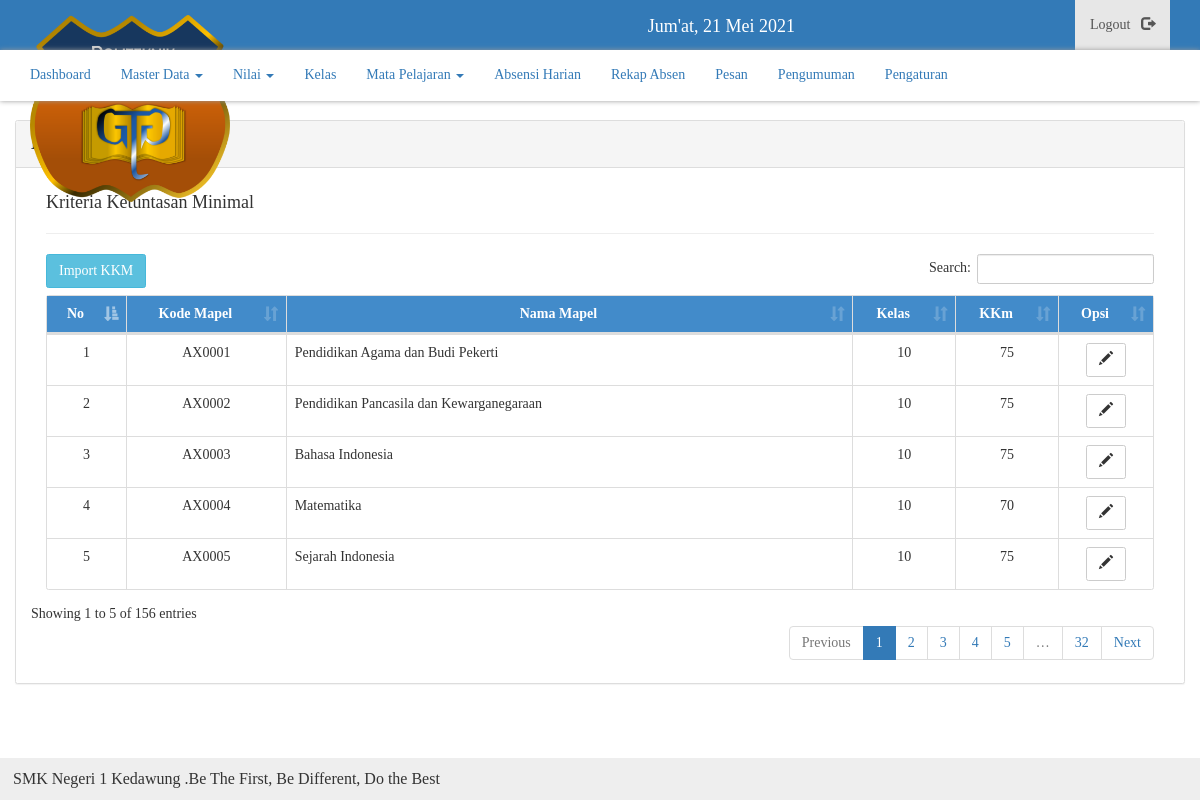
The app's page /admin/data-kkm (signed in) with its own data.
### tables this page shows
CREATE TABLE `tbl_kkm` (
  `id` int(11) NOT NULL,
  `kode_mapel` varchar(10) NOT NULL,
  `kkm` int(11) NOT NULL
);

CREATE TABLE `tbl_mapel` (
  `id` int(11) NOT NULL,
  `kode_mapel` varchar(20) NOT NULL,
  `nama_mapel` varchar(100) NOT NULL,
  `kelas` int(5) NOT NULL,
  `paket` varchar(255) NOT NULL,
  `kelompok` varchar(20) NOT NULL,
  `ds` int(11) NOT NULL
);

CREATE TABLE `tbl_info` (
  `id` int(11) NOT NULL,
  `isi` text NOT NULL
);

### function/main.php (called while the page is built, shortened)
<?php
function base($folder)
{
	$url = "http://localhost:9000/siakad/".$folder;
	return $url;
}
function get($sql)
{
	global $link;
	if ($x = mysqli_query($link, $sql) or die(mysqli_error($link))) {
		return $x;
	}
}
function select($column, $table, $params=NULL)
{
	if ($params != NULL) {
		$sql = "SELECT $column FROM $table WHERE $params ";
	} else {
		$sql = "SELECT $column FROM $table ";
	}
	return get($sql);
}
function gabung($table1, $table2, $condition, $params=NULL)
{
	if ($params != NULL) {
		$sql = "SELECT * FROM $table1 JOIN $table2 ON $condition WHERE $params ";
	} else {
		$sql = "SELECT * FROM $table1 JOIN $table2 ON $condition ";
	}
	return get($sql);
}
?>

### admin/inc/kkm.php (the view, shortened to what this page needs)
<?php
$sqlkkm = gabung("tbl_mapel", "tbl_kkm", "tbl_mapel.kode_mapel = tbl_kkm.kode_mapel");
$no = 1;
?>
<div class="col-md-12">
	<h4>Kriteria Ketuntasan Minimal</h4>
	<hr>
	<table class="table table-bordered table-responsive" id="list-data">
		<thead>
			<tr>
				<th class="ctr">No</th>
				<th class="ctr">Kode Mapel</th>
				<th class="ctr">Nama Mapel</th>
				<th class="ctr">Kelas</th>
				<th class="ctr">KKm</th>
				<th class="ctr">Opsi</th>
			</tr>
		</thead>
		<tbody>
		<?php while ($kkm = mysqli_fetch_object($sqlkkm)) : ?>
			<tr>
				<td class="ctr"><?= $no++; ?></td>
				<td class="ctr"><?= $kkm->kode_mapel; ?></td>
				<td><?= $kkm->nama_mapel; ?></td>
				<td class="ctr"><?= $kkm->kelas; ?></td>
				<td class="ctr"><?= $kkm->kkm; ?></td>
				<td class="ctr">
					<a href="<?= base('admin/edit-kkm/'.base64_encode($kkm->kode_mapel)); ?>" class="btn btn-default"><span class="glyphicon glyphicon-pencil"></span></a>
				</td>
			</tr>
		<?php endwhile; ?>
		</tbody>
	</table>
</div>

### templates/footer.php
<?php
$rt = select("*", "tbl_info", "id=1 LIMIT 1");
$run = mysqli_fetch_assoc($rt);
?>
<footer>
  <marquee>
    <?= $run['isi']; ?>
  </marquee>
</footer>
</body>
</html>

### assets/css/admin.css (style rules this page uses)
* { margin: 0; padding: 0; text-decoration: none; list-style:none; }
body { background-image: url('../../images/wallup.jpg'); background-size: cover; background-attachment: fixed; }
.ctr { text-align: center !important; }
.panel, .table, .btn, .form-control, #sidebar { border-radius: 2.5px !important; }

### assets/css/style.css (style rules this page uses)
* { margin: 0; padding: 0; text-decoration: none; list-style:none; font-family: "Roboto Slab"; }
body { background-attachment: fixed !important; }
.ctr { text-align: center !important; }
.panel, .table, .btn, .form-control, #sidebar { border-radius: 2.5px !important; }
thead { background: #428bca; color: #fff; }
footer { position: fixed; width: 100% !important; margin-top: 20px; background: #eee; padding: 13px; font-size: 16px; line-height: 16px; bottom: 0 !important; }

### records on screen
tbl_kkm: kode_mapel "AX0001", tbl_mapel.nama_mapel "Pendidikan Agama dan Budi Pekerti", tbl_mapel.kelas "10", kkm "75"
tbl_kkm: kode_mapel "AX0002", tbl_mapel.nama_mapel "Pendidikan Pancasila dan Kewarganegaraan", tbl_mapel.kelas "10", kkm "75"
tbl_kkm: kode_mapel "AX0003", tbl_mapel.nama_mapel "Bahasa Indonesia", tbl_mapel.kelas "10", kkm "75"
tbl_kkm: kode_mapel "AX0004", tbl_mapel.nama_mapel "Matematika", tbl_mapel.kelas "10", kkm "70"
tbl_kkm: kode_mapel "AX0005", tbl_mapel.nama_mapel "Sejarah Indonesia", tbl_mapel.kelas "10", kkm "75"
tbl_info: isi "SMK Negeri 1 Kedawung .Be The First, Be Different, Do the Best"
